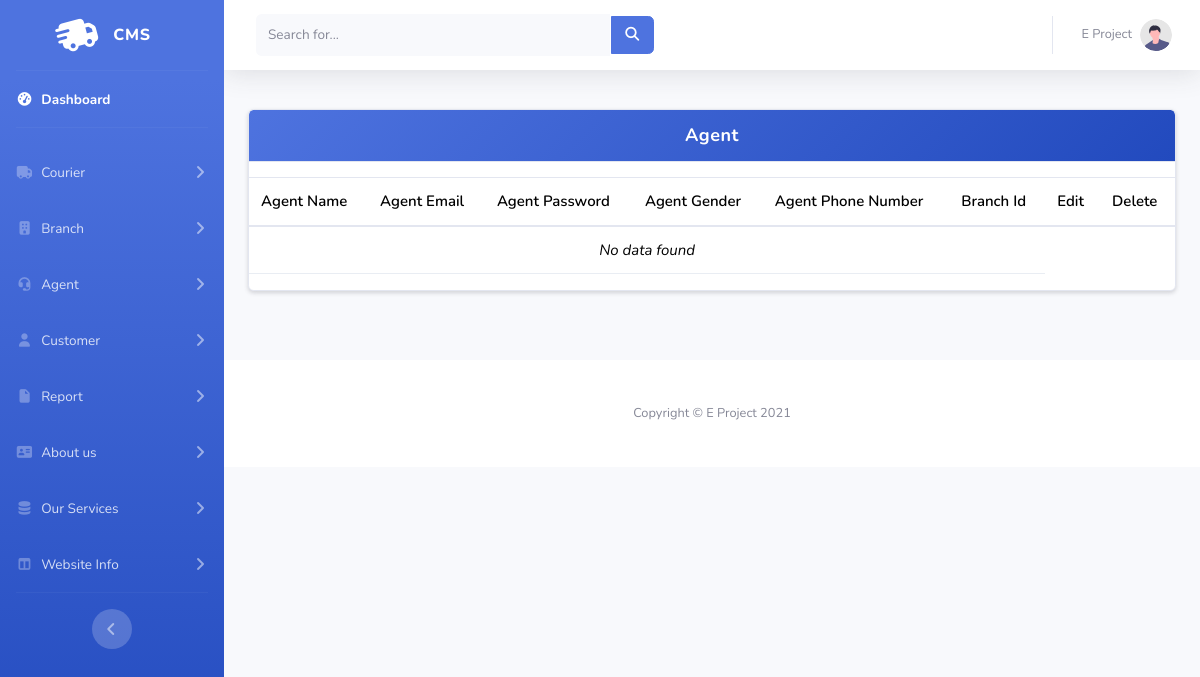
/Admin/ShowAgent.php, run on an earlier commit of the app's database.
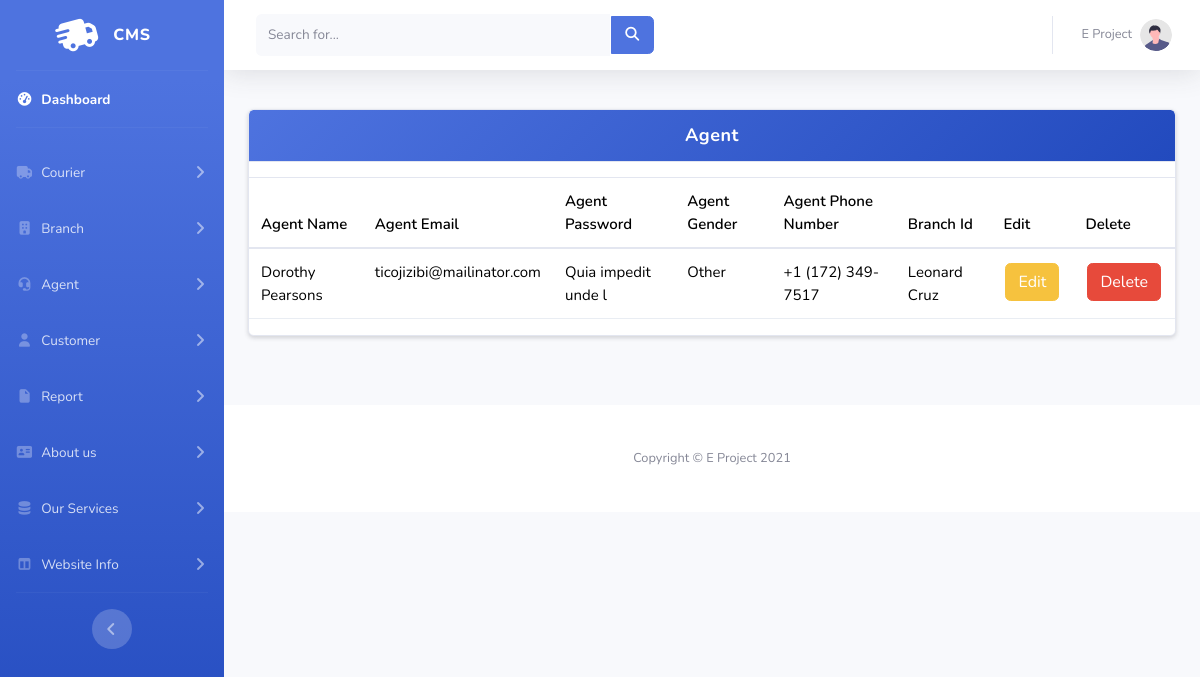
And on a later commit of the database.
### tables this page shows
CREATE TABLE `agent` (
  `id` int(11) NOT NULL,
  `name` longtext NOT NULL,
  `email` longtext NOT NULL,
  `password` longtext NOT NULL,
  `gender` longtext NOT NULL,
  `phone number` longtext NOT NULL,
  `branch_id` int(100) NOT NULL,
  `Record_Inserted_At` varchar(50) NOT NULL DEFAULT current_timestamp()
);

CREATE TABLE `branch` (
  `id` int(11) NOT NULL,
  `BranchName` varchar(1000) NOT NULL,
  `BranchCity` varchar(100) NOT NULL,
  `BranchPhnum` varchar(15) NOT NULL,
  `BranchEmail` varchar(50) NOT NULL,
  `BranchAddress` varchar(500) NOT NULL,
  `record_time` varchar(100) NOT NULL DEFAULT current_timestamp(),
  `status` varchar(50) NOT NULL DEFAULT 'Open'
);

### Admin/ShowAgent.php (the view, shortened to what this page needs)
<!DOCTYPE html>
<html lang="en">
<head>
</head>
<body>
    <?php
    include_once("navbar.php")
    ?>
<div class="container my-4">
    <div class="card shadow-sm">
        <div class="card-header">
            Agent
        </div>
        <div class="table-responsive">
            <table class="table table-hover align-middle" id="a">
                <thead>
                    <tr>
                        <th>Agent Name</th>
                        <th>Agent Email</th>
                        <th>Agent Password</th>
                        <th>Agent Gender</th>
                        <th>Agent Phone Number</th>
                        <th>Branch Id</th>
                        <th>Edit</th>
                        <th>Delete</th>
                    </tr>
                </thead>
                <tbody>
                    <?php
                    $run = mysqli_query($conn, "SELECT * FROM agent");
                    if ($run && mysqli_num_rows($run) > 0) {
                        while ($row = mysqli_fetch_array($run)) {
                            ?>
                            <tr>
                                <td><?php echo $row[1]; ?></td>
                                <td><?php echo $row[2]; ?></td>
                                <td><?php echo $row[3]; ?></td>
                                <td><?php echo $row[4]; ?></td>
                                <td><?php echo $row[5]; ?></td>
                                <td><?php $_fetchbranch = mysqli_fetch_array(mysqli_query($conn,
                                "select * from branch where id = $row[6]"
                        ));
                        echo $_fetchbranch[1];
                        ?></td>
                                <td><button class="btn btn-warning" data-bs-toggle="modal" data-bs-target="#exampleModal">Edit</button></td>
                                <td><a href="DeleteAgent.php?id=<?php echo $row[0]; ?>" class="btn btn-danger">Delete</a></td>
                            </tr>
<div class="modal fade" id="exampleModal" tabindex="-1" aria-labelledby="exampleModalLabel" aria-hidden="true">
                            <?php
                        }
                    } else {
                        echo '<tr><td colspan="6" class="no-data">No data found</td></tr>';
                    }
                    ?>
</div>
                </tbody>
            </table>
        </div>
    </div>
</div>
<?php
    include_once("footer.php")
    ?>
</body>
</html>

What changed in the data, as far as the page shows it:
added agent: name "Dorothy Pearsons", email "ticojizibi@mailinator.com", password "Quia impedit unde l", gender "Other", phone number "+1 (172) 349-7517", branch.BranchName "Leonard Cruz"
Also different on the page:
text no longer shown: "No data found"
